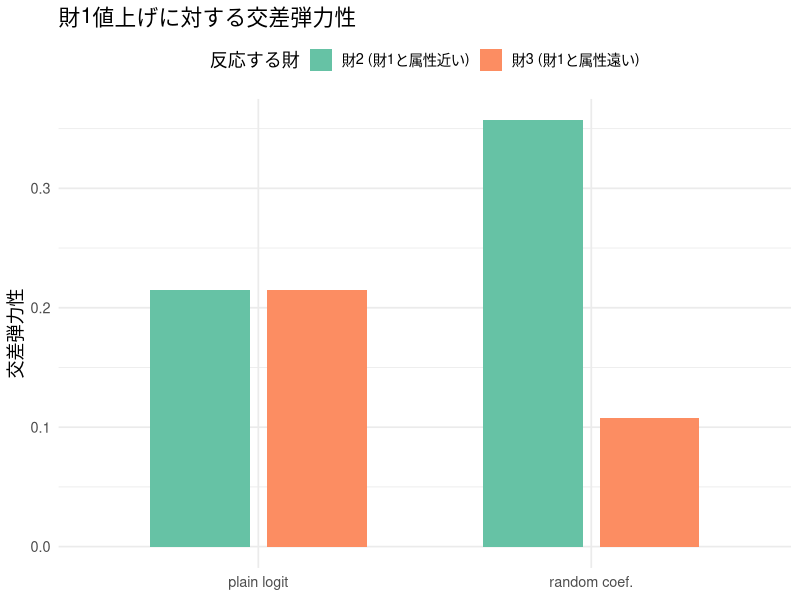
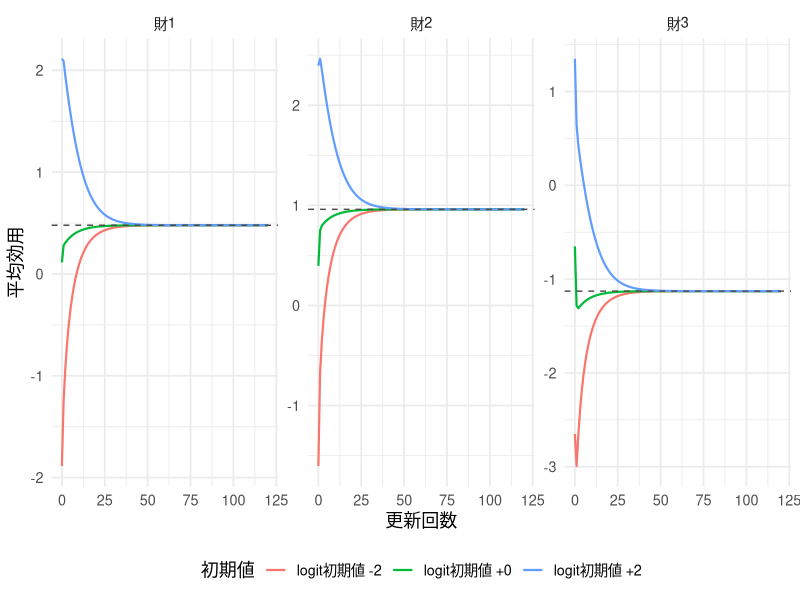
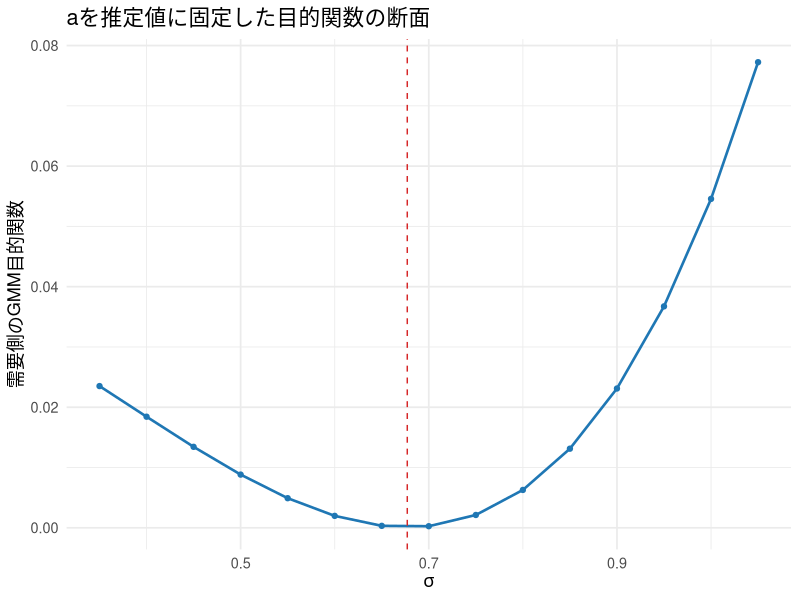
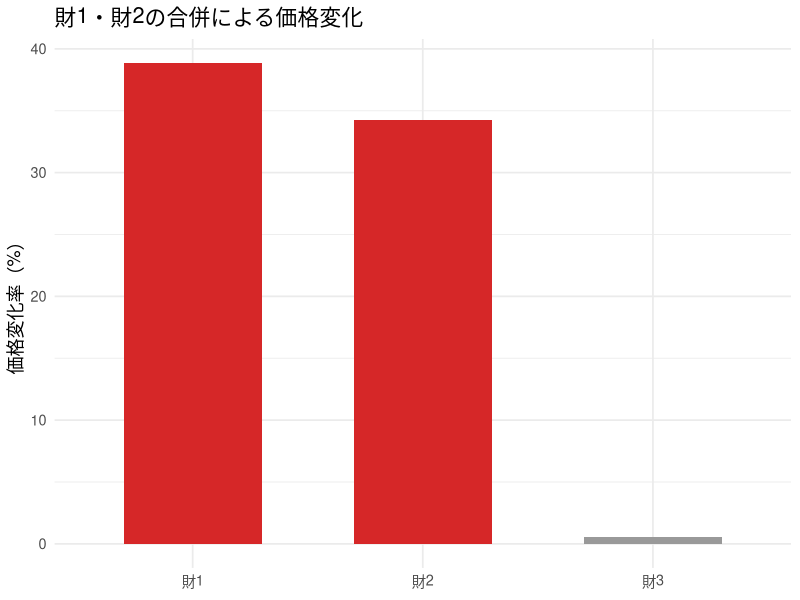

Source code (R) for these figures, in order:
## ---- chunk 1
#| include: false
library(ggplot2)
library(dplyr)
library(tidyr)
library(scales)
library(knitr)

set.seed(20264)

theme_lecture <- function() {
  fam <- if (Sys.info()[["sysname"]] == "Darwin") "Hiragino Sans" else ""
  theme_minimal(base_size = 13, base_family = fam)
}
theme_set(theme_lecture())
knitr::opts_chunk$set(fig.align = "center", dpi = 144)
options(scipen = 8)
## ---- chunk 2
# --- モンテカルロ積分でシェアを計算する関数 ---
# nu_x: 個人の属性選好ショック (ns), nu_p: 価格選好ショック (ns)
# 属性 x への好み beta_i = beta_x + sigma_x * nu_x
# 価格係数 alpha_i = exp(abar + sigma_p * nu_p)  （対数正規で正値保証）
sim_shares <- function(x, p, beta0, beta_x, sigma_x, abar, sigma_p, nu_x, nu_p) {
  ns <- length(nu_x)
  J  <- length(x)
  beta_i  <- beta_x + sigma_x * nu_x          # (ns) 属性選好
  alpha_i <- exp(abar + sigma_p * nu_p)       # (ns) 価格係数（正）
  # 効用 v[i,j] = beta0 + beta_i * x_j - alpha_i * p_j
  V <- outer(beta_i, x) - outer(alpha_i, p)   # (ns x J)
  V <- sweep(V, 2, rep(beta0, J), "+")        # 定数項を各財に足す
  eV <- exp(V)
  denom <- 1 + rowSums(eV)                     # outside の効用は 0 -> exp(0)=1
  s_ij <- eV / denom                           # (ns x J) 個人選択確率
  colMeans(s_ij)                               # 集計シェア (J)
}

# 属性: 財1と財2は近い(1.0, 0.9)、財3は離れている(-0.8)
x_char <- c(1.0, 0.9, -0.8)
beta0  <- -1.0
beta_x <- 1.2
alpha_mean_target <- exp(0.2)  # 比較を通じてE[alpha_i]を約1.22に固定
abar_for_sigma <- function(sigma_p) log(alpha_mean_target) - sigma_p^2 / 2
p_base <- c(2.0, 2.1, 1.8)

ns <- 200
nu_x <- rnorm(ns)
nu_p <- rnorm(ns)

# sigma_x = 0 (plain logit) と sigma_x = 1.2 (異質性あり) を比較
s_homog <- sim_shares(x_char, p_base, beta0, beta_x, 0.0, abar_for_sigma(0.0), 0.0, nu_x, nu_p)
s_heter <- sim_shares(x_char, p_base, beta0, beta_x, 1.2, abar_for_sigma(0.6), 0.6, nu_x, nu_p)

data.frame(
  product = c("財1", "財2", "財3"),
  x       = x_char,
  share_homog = round(s_homog, 4),
  share_heter = round(s_heter, 4)
) |> kable(caption = "同質(sigma=0) vs 異質(sigma>0) の集計シェア")
## ---- chunk 3
cross_elast <- function(sigma_x, sigma_p) {
  eps <- 1e-5
  abar_use <- abar_for_sigma(sigma_p)  # 平均価格感応度を固定して分散だけ変える
  s0 <- sim_shares(x_char, p_base, beta0, beta_x, sigma_x, abar_use, sigma_p, nu_x, nu_p)
  E  <- matrix(0, 3, 3)
  for (k in 1:3) {
    p_up <- p_base; p_up[k] <- p_up[k] + eps
    s1 <- sim_shares(x_char, p_up, beta0, beta_x, sigma_x, abar_use, sigma_p, nu_x, nu_p)
    # eta[j,k] = (ds_j/dp_k) * p_k / s_j
    E[, k] <- (s1 - s0) / eps * p_base[k] / s0
  }
  dimnames(E) <- list(paste0("財", 1:3), paste0("値上げ:財", 1:3))
  round(E, 3)
}

E_homog <- cross_elast(0.0, 0.0)
E_heter <- cross_elast(1.2, 0.6)
## ---- chunk 4
kable(E_homog, caption = "plain logit の弾力性行列（列=どの財を値上げしたか）")
## ---- chunk 5
kable(E_heter, caption = "random coefficient logit の弾力性行列")
## ---- chunk 6
#| fig-cap: "財1を値上げしたときの他財の反応。plain logit では財2・財3が同率、RC では属性の近い財2が強く反応する。"
df_plot <- data.frame(
  responder = rep(c("財2 (財1と属性近い)", "財3 (財1と属性遠い)"), 2),
  model     = rep(c("plain logit", "random coef."), each = 2),
  elasticity = c(E_homog[2, 1], E_homog[3, 1], E_heter[2, 1], E_heter[3, 1])
)
ggplot(df_plot, aes(model, elasticity, fill = responder)) +
  geom_col(position = position_dodge(width = 0.7), width = 0.6) +
  scale_fill_brewer(palette = "Set2") +
  labs(title = "財1値上げに対する交差弾力性",
       x = NULL, y = "交差弾力性", fill = "反応する財") +
  theme(legend.position = "top")
## ---- chunk 7
# 個人の価格係数は正。nu はどの計算でも同じ積分点を使う。
rc_probs <- function(p, quality, a, sigma, nu) {
  alpha <- exp(a + sigma * nu)
  v <- sweep(-outer(alpha, p), 2, quality, "+")
  vmax <- pmax(0, apply(v, 1, max))
  ev <- exp(v - vmax)
  ev / (exp(-vmax) + rowSums(ev))
}
rc_market <- function(p, quality, a, sigma, nu) {
  prob <- rc_probs(p, quality, a, sigma, nu)
  alpha <- exp(a + sigma * nu)
  jac <- crossprod(prob, prob * alpha) / length(nu)
  diag(jac) <- diag(jac) - colMeans(prob * alpha)
  list(s = colMeans(prob), jac = jac)
}
owner_matrix <- function(groups) outer(groups, groups, "==") * 1
markup_at <- function(p, groups, quality, a, sigma, nu) {
  demand <- rc_market(p, quality, a, sigma, nu)
  Delta <- -owner_matrix(groups) * t(demand$jac)
  as.vector(solve(Delta, demand$s))
}
solve_prices <- function(mc, groups, quality, a, sigma, nu,
                         p_init = mc + 1, tol = 1e-10, maxit = 2000) {
  p <- p_init
  for (it in seq_len(maxit)) {
    target <- mc + markup_at(p, groups, quality, a, sigma, nu)
    err <- max(abs(target - p))
    if (err < tol) return(list(p = p, iterations = it, error = err))
    p <- 0.5 * p + 0.5 * target
  }
  stop("価格の反復が収束しなかった")
}
# 複数市場の確率をまとめて計算。各積分点について市場を並べ、列は商品。
rc_all <- function(delta, price, a, sigma, nu, slopes = TRUE) {
  nt <- nrow(price); nj <- ncol(price); nr <- length(nu)
  mean_alpha <- exp(a + sigma^2 / 2)
  deviation <- exp(a + sigma * nu) - mean_alpha
  v <- matrix(0, nt * nr, nj)
  for (j in seq_len(nj)) {
    v[, j] <- rep(delta[, j], nr) -
      rep(price[, j], nr) * rep(deviation, each = nt)
  }
  vmax <- pmax(0, v[, 1])
  for (j in 2:nj) vmax <- pmax(vmax, v[, j])
  ev <- exp(v - vmax)
  prob <- ev / (exp(-vmax) + rowSums(ev))
  share <- matrix(0, nt, nj)
  own_slope <- matrix(0, nt, nj)
  alpha <- rep(exp(a + sigma * nu), each = nt)
  for (j in seq_len(nj)) {
    share[, j] <- rowMeans(matrix(prob[, j], nt, nr))
    if (slopes) own_slope[, j] <- -rowMeans(matrix(
      alpha * prob[, j] * (1 - prob[, j]), nt, nr))
  }
  list(share = share, own_slope = own_slope)
}
invert_shares <- function(S_obs, price, a, sigma, nu,
                          tol = 1e-9, maxit = 2000) {
  delta <- log(S_obs) - log(1 - rowSums(S_obs))
  for (it in seq_len(maxit)) {
    predicted <- rc_all(delta, price, a, sigma, nu, slopes = FALSE)$share
    correction <- log(S_obs) - log(predicted)
    delta <- delta + correction
    if (max(abs(correction)) < tol) {
      return(list(delta = delta, iterations = it,
                  error = max(abs(correction))))
    }
  }
  stop("シェアの反転が収束しなかった")
}
vec <- function(m) as.vector(t(m))
# その市場の需要を固定したときの1人あたり消費者余剰。
cs_value <- function(p, quality, a, sigma, nu) {
  alpha <- exp(a + sigma * nu)
  v <- sweep(-outer(alpha, p), 2, quality, "+")
  vmax <- pmax(0, apply(v, 1, max))
  inclusive <- vmax + log(exp(-vmax) + rowSums(exp(v - vmax)))
  mean(inclusive / alpha)
}
market_outcomes <- function(p, mc, quality, a, sigma, nu, market_size = 10000) {
  s <- rc_market(p, quality, a, sigma, nu)$s
  c(quantity = market_size * sum(s),
    profit = market_size * sum((p - mc) * s),
    consumer_surplus = market_size * cs_value(p, quality, a, sigma, nu))
}
## ---- chunk 8
set.seed(202604)
J <- 3
Tn <- 120
ns <- 120
# 等間隔の確率に対応する標準正規分布の分位点。毎回引き直さない。
nu <- qnorm((seq_len(ns) - 0.5) / ns)
theta_true <- c(beta0 = 3.5, beta_x = 1.2, a = 0.2, sigma = 0.7,
                gamma0 = -0.1, gamma_x = 0.15, gamma_w = 0.6)
x <- matrix(runif(Tn * J, -1, 1), Tn, J)
w <- matrix(runif(Tn * J, -1.2, 1.2), Tn, J)
xi_true <- matrix(rnorm(Tn * J, 0, 0.18), Tn, J)
omega_true <- matrix(rnorm(Tn * J, 0, 0.08), Tn, J)
quality_true <- theta_true["beta0"] + theta_true["beta_x"] * x + xi_true
mc_true <- exp(theta_true["gamma0"] + theta_true["gamma_x"] * x +
                 theta_true["gamma_w"] * w + omega_true)
groups_pre <- seq_len(J)
price <- S_obs <- matrix(0, Tn, J)
for (tt in seq_len(Tn)) {
  eq <- solve_prices(mc_true[tt, ], groups_pre, quality_true[tt, ],
                     theta_true["a"], theta_true["sigma"], nu)
  price[tt, ] <- eq$p
  S_obs[tt, ] <- rc_market(eq$p, quality_true[tt, ],
                          theta_true["a"], theta_true["sigma"], nu)$s
}
## ---- chunk 9
data_summary <- data.frame(
  variable = c("価格", "商品シェア", "外部選択肢シェア"),
  minimum = c(min(price), min(S_obs), min(1 - rowSums(S_obs))),
  maximum = c(max(price), max(S_obs), max(1 - rowSums(S_obs))))
knitr::kable(data_summary, digits = 3,
             col.names = c("変数", "最小値", "最大値"))
## ---- chunk 10
truth_inversion <- invert_shares(S_obs, price,
  theta_true["a"], theta_true["sigma"], nu)
delta_true <- quality_true - exp(theta_true["a"] + theta_true["sigma"]^2 / 2) * price
inversion_check <- data.frame(
  check = c("平均効用の回収誤差", "シェアの再現誤差"),
  error = c(max(abs(truth_inversion$delta - delta_true)),
    max(abs(rc_all(truth_inversion$delta, price,
      theta_true["a"], theta_true["sigma"], nu)$share - S_obs))))
knitr::kable(inversion_check, digits = 10,
             col.names = c("確認項目", "最大絶対誤差"))
stopifnot(all(inversion_check$error < 1e-6))
## ---- chunk 11
#| fig-cap: "三通りの初期値から平均効用を同時更新する。各商品の値は同じ固定点（破線）へ近づく。"
trace_market <- 1
trace_price <- price[trace_market, , drop = FALSE]
trace_share <- S_obs[trace_market, , drop = FALSE]
trace_base <- log(trace_share) - log(1 - sum(trace_share))
trace_steps <- 120
trace_offsets <- c(-2, 0, 2)
trace_paths <- lapply(seq_along(trace_offsets), function(h) {
  d <- trace_base + trace_offsets[h]
  path <- matrix(NA_real_, trace_steps + 1, J)
  path[1, ] <- d
  for (n in seq_len(trace_steps)) {
    predicted <- rc_all(d, trace_price, theta_true["a"],
      theta_true["sigma"], nu, slopes = FALSE)$share
    d <- d + log(trace_share) - log(predicted)
    path[n + 1, ] <- d
  }
  data.frame(iteration = rep(0:trace_steps, J),
    product = rep(paste0("財", seq_len(J)), each = trace_steps + 1),
    delta = as.vector(path),
    initial = paste0("logit初期値 ", sprintf("%+g", trace_offsets[h])))
})
trace_df <- do.call(rbind, trace_paths)
trace_target <- data.frame(product = paste0("財", seq_len(J)),
  target = as.vector(delta_true[trace_market, ]))
ggplot(trace_df, aes(iteration, delta, color = initial)) +
  geom_line(linewidth = 0.75) +
  geom_hline(data = trace_target, aes(yintercept = target),
    inherit.aes = FALSE, linetype = "dashed", color = "grey30") +
  facet_wrap(~product, nrow = 1, scales = "free_y") +
  labs(x = "更新回数", y = "平均効用", color = "初期値") +
  theme(legend.position = "bottom")
## ---- chunk 12
# 自財の費用変数と競合財の属性・費用変数を需要側のIVに使う。
rival_x <- rowSums(x) - x
rival_w <- rowSums(w) - w
X_d <- cbind(constant = 1, x = vec(x))
Z_d <- cbind(X_d, w = vec(w), w2 = vec(w)^2,
              rival_x = vec(rival_x), rival_w = vec(rival_w))
N <- nrow(X_d)
W_d <- solve(crossprod(Z_d) / N)
# 固定した非線形パラメータの下で線形係数を解く。
linear_gmm <- function(y, X, Z, W) {
  ZX <- crossprod(Z, X) / N
  Zy <- crossprod(Z, y) / N
  coef <- as.vector(solve(t(ZX) %*% W %*% ZX, t(ZX) %*% W %*% Zy))
  residual <- as.vector(y - X %*% coef)
  g <- crossprod(Z, residual) / N
  list(coef = coef, residual = residual,
       Q = as.numeric(t(g) %*% W %*% g))
}
scale_d <- 1
## ---- chunk 13
gmm_fit <- function(par) {
  a <- par[1]; sigma <- par[2]
  inverted <- invert_shares(S_obs, price, a, sigma, nu)
  delta <- inverted$delta
  mean_alpha <- exp(a + sigma^2 / 2)
  # delta + E[alpha]*p = beta0 + beta_x*x + xi
  demand <- linear_gmm(vec(delta + mean_alpha * price), X_d, Z_d, W_d)
  fit <- list(par = setNames(par, c("a", "sigma")), beta = demand$coef,
              delta = delta, xi = demand$residual, Qd = demand$Q,
              Q = demand$Q / scale_d, inversion_error = inverted$error)
  fit
}
# 開始点を複数試し、目的関数が最も小さい結果を使う。
estimate_model <- function() {
  starts <- list(c(0.1, 0.4), c(0.4, 0.9))
  runs <- lapply(starts, function(initial) {
    optim(initial, function(par) gmm_fit(par)$Q,
          method = "L-BFGS-B", lower = c(-0.4, 0.05), upper = c(1, 1.3),
          control = list(factr = 1e7, pgtol = 1e-7))
  })
  best <- runs[[which.min(sapply(runs, function(z) z$value))]]
  result <- gmm_fit(best$par)
  result$convergence <- best$convergence
  result
}
fit_d <- estimate_model()
## ---- chunk 14
point_estimates <- data.frame(
  parameter = c("beta0", "beta_x", "a", "sigma", "mean_alpha"),
  truth = c(theta_true[c("beta0", "beta_x", "a", "sigma")],
    exp(theta_true["a"] + theta_true["sigma"]^2 / 2)),
  estimated = c(fit_d$beta, fit_d$par, exp(fit_d$par[1] + fit_d$par[2]^2 / 2)))
knitr::kable(point_estimates, digits = 3,
             col.names = c("パラメータ", "真値", "推定値"))
stopifnot(fit_d$convergence == 0)
## ---- chunk 15
#| fig-cap: "破線は推定したσ。各点でシェア反転と線形係数の推定を行っている。"
sigma_grid <- seq(0.35, 1.05, length.out = 15)
objective_slice <- data.frame(sigma = sigma_grid,
  Q = sapply(sigma_grid, function(s) gmm_fit(c(fit_d$par[1], s))$Q))
ggplot(objective_slice, aes(sigma, Q)) +
  geom_line(color = "#1f77b4", linewidth = 0.9) +
  geom_point(color = "#1f77b4") +
  geom_vline(xintercept = fit_d$par[2], color = "#d62728", linetype = "dashed") +
  labs(x = expression(sigma), y = "需要側のGMM目的関数",
       title = "aを推定値に固定した目的関数の断面")
## ---- chunk 16
cluster_se <- function(fit) {
  qd <- ncol(Z_d)
  G <- matrix(0, qd, 4)
  G[, 1:2] <- -crossprod(Z_d, X_d) / N
  h <- 1e-4
  for (k in 1:2) {
    upper <- lower <- fit$par
    upper[k] <- upper[k] + h; lower[k] <- lower[k] - h
    fit_upper <- gmm_fit(upper); fit_lower <- gmm_fit(lower)
    y_upper <- fit_upper$delta + exp(upper[1] + upper[2]^2 / 2) * price
    y_lower <- fit_lower$delta + exp(lower[1] + lower[2]^2 / 2) * price
    G[, k + 2] <- crossprod(Z_d, vec(y_upper - y_lower)) / (2 * h * N)
  }
  moments <- Z_d * fit$xi
  clustered <- rowsum(moments, rep(seq_len(Tn), each = J))
  clustered <- sweep(clustered, 2, colMeans(clustered), "-")
  Vg <- crossprod(clustered) / N^2 * Tn / (Tn - 1)
  bread <- solve(t(G) %*% W_d %*% G)
  V <- bread %*% t(G) %*% W_d %*% Vg %*% W_d %*% G %*% bread
  list(se = sqrt(diag(V)), vcov = V)
}
inference_d <- cluster_se(fit_d)
mean_alpha_d <- exp(fit_d$par[1] + fit_d$par[2]^2 / 2)
gradient_mean <- c(0, 0, mean_alpha_d, mean_alpha_d * fit_d$par[2])
se_mean_alpha <- sqrt(as.numeric(t(gradient_mean) %*% inference_d$vcov %*% gradient_mean))
demand_parameters <- data.frame(
  parameter = c("beta0", "beta_x", "a", "sigma", "mean_alpha"),
  truth = c(theta_true[c("beta0", "beta_x", "a", "sigma")],
              exp(theta_true["a"] + theta_true["sigma"]^2 / 2)),
  estimated = c(fit_d$beta, fit_d$par, mean_alpha_d),
  std_error = c(inference_d$se, se_mean_alpha))
knitr::kable(demand_parameters, digits = 3,
             col.names = c("パラメータ", "真値", "推定値", "標準誤差"),
             caption = "需要パラメータと市場クラスタ標準誤差")
## ---- chunk 17
# 第一市場の観測価格と、推定で反転した効用を使う。
p_pre <- price[1, ]
a_d <- fit_d$par[1]; sigma_d <- fit_d$par[2]
quality_d <- fit_d$delta[1, ] + exp(a_d + sigma_d^2 / 2) * p_pre
mc_d <- p_pre - markup_at(p_pre, groups_pre, quality_d, a_d, sigma_d, nu)
groups_post <- c(1, 1, 3)
eq_merger <- solve_prices(mc_d, groups_post, quality_d, a_d, sigma_d, nu, p_pre)
p_merger <- eq_merger$p
s_pre <- rc_market(p_pre, quality_d, a_d, sigma_d, nu)$s
s_merger <- rc_market(p_merger, quality_d, a_d, sigma_d, nu)$s
merger_tbl <- data.frame(product = paste0("財", seq_len(J)),
  cost = mc_d, price_pre = p_pre, price_post = p_merger,
  price_change_pct = 100 * (p_merger / p_pre - 1),
  quantity_pre = 10000 * s_pre, quantity_post = 10000 * s_merger,
  profit_pre = 10000 * (p_pre - mc_d) * s_pre,
  profit_post = 10000 * (p_merger - mc_d) * s_merger)
outcomes_merger <- data.frame(
  outcome = c("販売数量の合計", "企業利潤の合計", "消費者余剰"),
  before = market_outcomes(p_pre, mc_d, quality_d, a_d, sigma_d, nu),
  after = market_outcomes(p_merger, mc_d, quality_d, a_d, sigma_d, nu))
outcomes_merger$change <- outcomes_merger$after - outcomes_merger$before
jac_pre <- rc_market(p_pre, quality_d, a_d, sigma_d, nu)$jac
diversion12 <- -jac_pre[2, 1] / jac_pre[1, 1]
upp1 <- diversion12 * (p_pre[2] - mc_d[2])
## ---- chunk 18
cost_check <- data.frame(product = merger_tbl$product,
  truth = mc_true[1, ], recovered = mc_d)
knitr::kable(cost_check, digits = 3,
             col.names = c("商品", "限界費用の真値", "需要推定から逆算"))
knitr::kable(merger_tbl[, c("product", "price_pre", "price_post", "price_change_pct")],
  digits = 3, col.names = c("商品", "合併前価格", "合併後価格", "変化率（%）"))
stopifnot(all(mc_d > 0), eq_merger$error < 1e-6)
## ---- chunk 19
#| fig-cap: "赤が合併当事者。限界費用は固定している。"
ggplot(merger_tbl, aes(product, price_change_pct,
                        fill = product %in% c("財1", "財2"))) +
  geom_col(width = 0.6, show.legend = FALSE) +
  scale_fill_manual(values = c("FALSE" = "grey60", "TRUE" = "#d62728")) +
  labs(title = "財1・財2の合併による価格変化", x = NULL, y = "価格変化率（%）")
## ---- chunk 20
knitr::kable(merger_tbl[, c("product", "quantity_pre", "quantity_post", "profit_pre", "profit_post")],
  digits = 1, col.names = c("商品", "合併前数量", "合併後数量", "合併前利潤", "合併後利潤"))
knitr::kable(outcomes_merger, row.names = FALSE, digits = 1,
  col.names = c("指標", "合併前", "合併後", "変化"))
## ---- chunk 21
knitr::kable(data.frame(
  indicator = c("財1から財2へのdiversion ratio", "財1のUPP（費用削減なし）"),
  value = c(diversion12, upp1)), digits = 3,
  col.names = c("指標", "値"))
